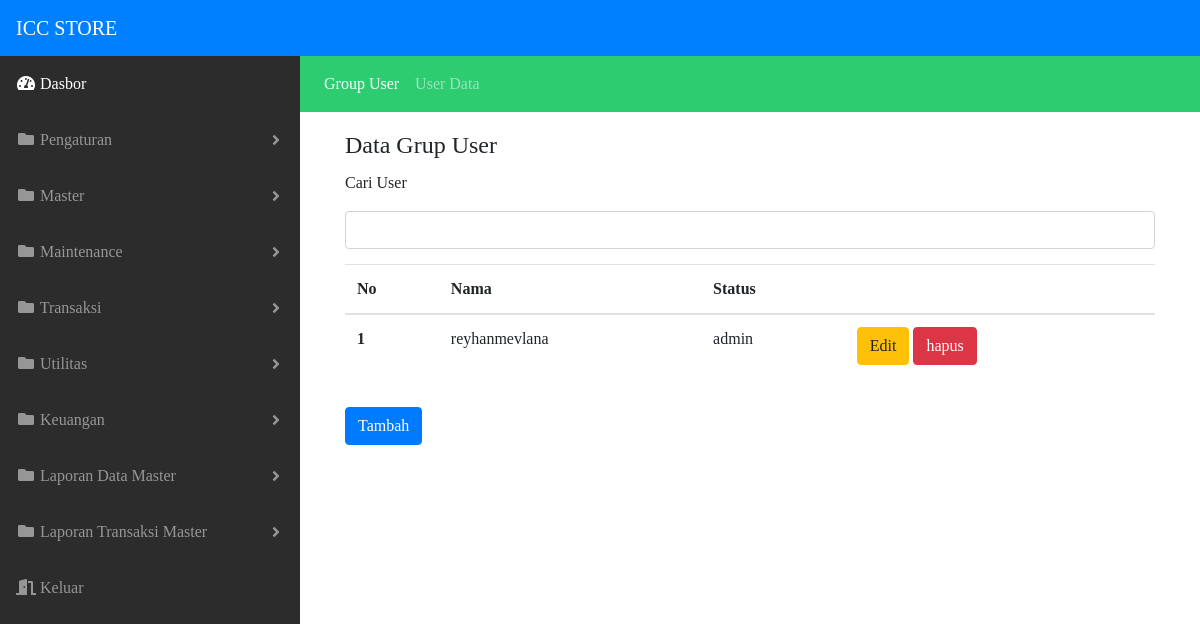
Screenshot of /fs_shop/page/pengaturan/user_grup.php with the database file from the repository.
### tables this page shows
CREATE TABLE `tampilan` (
  `judul_web` varchar(255) NOT NULL,
  `background` varchar(255) NOT NULL,
  `warna` varchar(255) NOT NULL,
  `color` varchar(255) NOT NULL,
  `font` varchar(255) NOT NULL,
  `footer_faktur` varchar(1023) NOT NULL
);

CREATE TABLE `user` (
  `id_user` varchar(255) NOT NULL,
  `nama_lengkap` varchar(255) NOT NULL,
  `nama_user` varchar(255) NOT NULL,
  `password` varchar(255) NOT NULL,
  `keterangan` varchar(255) NOT NULL,
  `level` varchar(255) NOT NULL
);

### fs_shop/page/pengaturan/user_grup.php (the view, shortened to what this page needs)
<!DOCTYPE html>
<html lang="en">
  <?php
    include '../../util/koneksi.php';
    $view = $koneksi->query("SELECT * FROM tampilan");
		while($fetchData = $view->fetch_assoc()){
  ?>
  <head>
    <link rel="stylesheet" href="https://stackpath.bootstrapcdn.com/bootstrap/4.1.3/css/bootstrap.min.css">
    <link rel="stylesheet" href="https://use.fontawesome.com/releases/v5.6.3/css/all.css">
    <link href="../../assets/css/style.css" rel="stylesheet">
  </head>
  <body id="page-top" style="font-family:<?=$fetchData['font']?>;">
    <nav class="navbar navbar-expand-lg navbar-dark" style="background-color:<?=$fetchData['warna']?>;'">
      <a class="navbar-brand" href="#"><?=$fetchData['judul_web']?></a>
    </nav>
    <div id="wrapper">
      <ul class="sidebar navbar-nav" style="background:<?=$fetchData['color']?> !important;">
        <li class="nav-item active">
          <a class="nav-link" href="../../index.php">
            <i class="fas fa-fw fa-tachometer-alt"></i>
            <span>Dasbor</span>
          </a>
        </li>
        <li class="nav-item dropdown">
          <a class="nav-link dropdown-toggle" href="#" id="pagesDropdown" role="button" data-toggle="dropdown" aria-haspopup="true" aria-expanded="false">
            <i class="fas fa-fw fa-folder"></i>
            <span>Pengaturan</span>
          </a>
        </li>
        <li class="nav-item dropdown">
          <a class="nav-link dropdown-toggle" href="#" id="pagesDropdown" role="button" data-toggle="dropdown" aria-haspopup="true" aria-expanded="false">
            <i class="fas fa-fw fa-folder"></i>
            <span>Master</span>
          </a>
        </li>
        <li class="nav-item dropdown">
          <a class="nav-link dropdown-toggle" href="#" id="pagesDropdown" role="button" data-toggle="dropdown" aria-haspopup="true" aria-expanded="false">
            <i class="fas fa-fw fa-folder"></i>
            <span>Maintenance</span>
          </a>
        </li>
        <li class="nav-item dropdown">
            <a class="nav-link dropdown-toggle" href="#" id="pagesDropdown" role="button" data-toggle="dropdown" aria-haspopup="true" aria-expanded="false">
              <i class="fas fa-fw fa-folder"></i>
              <span>Transaksi</span>
            </a>
        </li>
        <li class="nav-item dropdown">
          <a class="nav-link dropdown-toggle" href="#" id="pagesDropdown" role="button" data-toggle="dropdown" aria-haspopup="true" aria-expanded="false">
            <i class="fas fa-fw fa-folder"></i>
            <span>Utilitas</span>
          </a>
        </li>
        <li class="nav-item dropdown">
          <a class="nav-link dropdown-toggle" href="#" id="pagesDropdown" role="button" data-toggle="dropdown" aria-haspopup="true" aria-expanded="false">
            <i class="fas fa-fw fa-folder"></i>
            <span>Keuangan</span>
          </a>
        </li>
        <li class="nav-item dropdown">
          <a class="nav-link dropdown-toggle" href="#" id="pagesDropdown" role="button" data-toggle="dropdown" aria-haspopup="true" aria-expanded="false">
            <i class="fas fa-fw fa-folder"></i>
            <span>Laporan Data Master</span>
          </a>
        </li>
        <li class="nav-item dropdown">
            <a class="nav-link dropdown-toggle" href="#" id="pagesDropdown" role="button" data-toggle="dropdown" aria-haspopup="true" aria-expanded="false">
              <i class="fas fa-fw fa-folder"></i>
              <span>Laporan Transaksi Master</span>
            </a>
        </li>
        <li class="nav-item">
          <a href="" class="nav-link">
            <i class="fas fa-fw fa-door-open"></i>
            <span>Keluar</span>
          </a>
        </li>
      </ul>
      <div id="content-wrapper">
          <nav class="navbar navbar-expand-lg navbar-dark" style="background-color: #2ecc71">
            <div class="navbar-nav">
              <a class="nav-item nav-link active" href="#">Group User <span class="sr-only">(current)</span></a>
              <a class="nav-item nav-link" href="user_data.php">User Data</a>
            </div>
          </nav>
      <div class="container-fluid">
          <div class="container">
            <div class="row form-spacing">
              <div class="col-sm-12">
                <fieldset>
                <legend>Data Grup User</legend>
                <p>Cari User</p>
                <input type="search" name="find_user" id="find_user" class="form-control">
                <table class="table form-spacing table-hover">
                    <thead>
                      <tr>
                        <th scope="col">No</th>
                        <th scope="col">Nama</th>
                        <th scope="col">Status</th>
                        <th scope="col"></th>
                      </tr>
                    </thead>
                    <tbody>
                    <?php
                    $data = $koneksi->query("SELECT * FROM user");
                    while($lihat = $data->fetch_assoc()){
                    ?>
                      <tr>
                        <th scope="row"><?=$lihat['id_user']?></th>
                        <td><?=$lihat['nama_user']?></td>
                        <td><?=$lihat['level']?></td>
                        <td>
                          <a href="user_data/update_level.php?id=<?=$lihat["id_user"]?>" class="btn btn-warning">Edit</a>
                          <a href="user_data/delete.php?id=<?=$lihat["id_user"]?>" class="btn btn-danger">hapus</a>
                        </td>
                      </tr>
                    <?php
                      }
                    ?>
                    </tbody>
                  </table>
                <a href="user_data/insert.php"><button class="btn btn-primary form-spacing">Tambah</button></a>
              </fieldset>
              </div>
            </div>
          </div>
      </div>
    </div>
  </body>
</html>
<?php
    }
?>

### fs_shop/assets/css/style.css (style rules this page uses)
html { position: relative; min-height: 100%; }
body { height: 100%; }
#wrapper { display: -webkit-box; display: -ms-flexbox; display: flex; }
#wrapper #content-wrapper { overflow-x: hidden; width: 100%; padding-bottom: 80px; }
.navbar-nav .nav-item.active .nav-link { color: #fff; }
.navbar-nav .nav-item.dropdown .dropdown-toggle::after { width: 1rem; text-align: center; float: right; vertical-align: 0; border: 0; font-weight: 900; content: '\f105'; font-family: 'Font Awesome 5 Free'; }
.sidebar { width: 120px !important; background-color: #212529; min-height: calc(100vh); }
.sidebar .nav-item:last-child { margin-bottom: 1rem; }
.sidebar .nav-item .nav-link { text-align: center; padding: 0.75rem 1rem; width: 90px; }
.sidebar .nav-item .nav-link span { font-size: 0.65rem; display: block; }
.sidebar .nav-item.dropdown .dropdown-toggle::after { display: none; }
.sidebar .nav-item .nav-link { color: rgba(255, 255, 255, 0.5); }
@media (min-width: 768px) { .sidebar { width: 300px !important; } }
@media (min-width: 768px) { .sidebar .nav-item .nav-link { display: block; width: 100%; text-align: left; padding: 1rem; width: 300px; } }
@media (min-width: 768px) { .sidebar .nav-item .nav-link span { font-size: 1rem; display: inline; } }
@media (min-width: 768px) { .sidebar .nav-item.dropdown .dropdown-toggle::after { display: block; } }
:root { --input-padding-x: 0.75rem; --input-padding-y: 0.75rem; }
.form-spacing { margin:15px 0px; }

### rows the page displays
tampilan: judul_web "ICC STORE"
user: id_user "1", nama_user "reyhanmevlana", level "admin"
